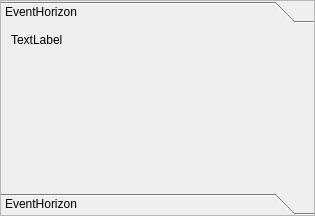
<?xml version="1.0" encoding="UTF-8"?>
<ui version="4.0">
 <class>CharacterDisplay</class>
 <widget class="QToolBox" name="CharacterDisplay">
  <property name="geometry">
   <rect>
    <x>0</x>
    <y>0</y>
    <width>315</width>
    <height>216</height>
   </rect>
  </property>
  <property name="windowTitle">
   <string>ToolBox</string>
  </property>
  <property name="styleSheet">
   <string notr="true">background-image: url(:/img/control.jpg);</string>
  </property>
  <property name="frameShape">
   <enum>QFrame::StyledPanel</enum>
  </property>
  <property name="currentIndex">
   <number>0</number>
  </property>
  <widget class="QWidget" name="page">
   <property name="geometry">
    <rect>
     <x>0</x>
     <y>0</y>
     <width>313</width>
     <height>144</height>
    </rect>
   </property>
   <attribute name="label">
    <string>EventHorizon</string>
   </attribute>
   <widget class="QLabel" name="lable_greeting">
    <property name="geometry">
     <rect>
      <x>10</x>
      <y>0</y>
      <width>66</width>
      <height>21</height>
     </rect>
    </property>
    <property name="autoFillBackground">
     <bool>false</bool>
    </property>
    <property name="styleSheet">
     <string notr="true"/>
    </property>
    <property name="text">
     <string>TextLabel</string>
    </property>
   </widget>
   <widget class="QWidget" name="widget" native="true">
    <property name="geometry">
     <rect>
      <x>190</x>
      <y>0</y>
      <width>120</width>
      <height>80</height>
     </rect>
    </property>
    <property name="styleSheet">
     <string notr="true"/>
    </property>
   </widget>
  </widget>
  <widget class="QWidget" name="page">
   <property name="geometry">
    <rect>
     <x>0</x>
     <y>0</y>
     <width>313</width>
     <height>144</height>
    </rect>
   </property>
   <attribute name="label">
    <string>EventHorizon</string>
   </attribute>
   <widget class="QPushButton" name="button1">
    <property name="geometry">
     <rect>
      <x>30</x>
      <y>10</y>
      <width>121</width>
      <height>29</height>
     </rect>
    </property>
    <property name="text">
     <string>PushButton</string>
    </property>
   </widget>
   <widget class="QPushButton" name="button2">
    <property name="geometry">
     <rect>
      <x>30</x>
      <y>50</y>
      <width>121</width>
      <height>29</height>
     </rect>
    </property>
    <property name="text">
     <string>PushButton</string>
    </property>
   </widget>
   <widget class="QPushButton" name="button3">
    <property name="geometry">
     <rect>
      <x>30</x>
      <y>90</y>
      <width>121</width>
      <height>29</height>
     </rect>
    </property>
    <property name="text">
     <string>PushButton</string>
    </property>
   </widget>
  </widget>
 </widget>
 <resources/>
 <connections/>
</ui>
